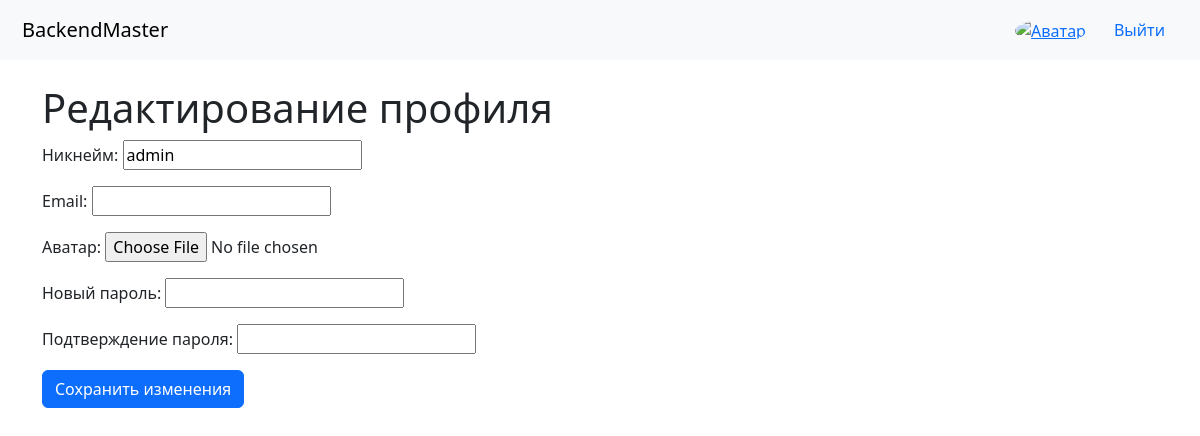
The page /edit-profile/ (signed in) on the database as committed earlier.
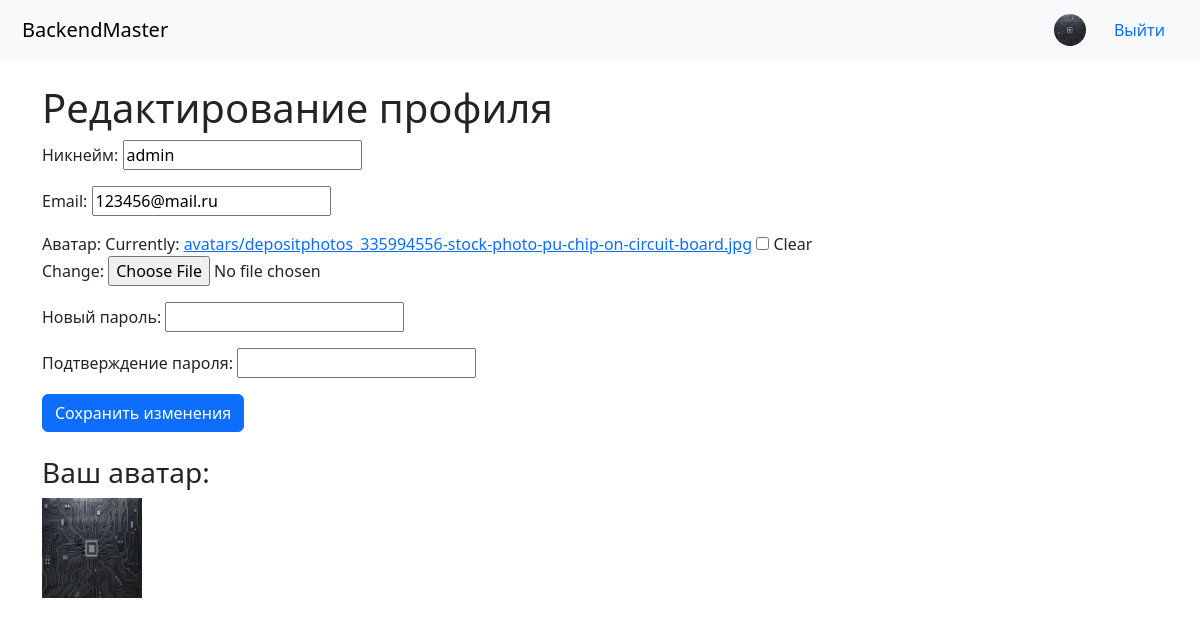
The same page on the database as committed later.
### users/models.py (models this page shows, shortened)
class User(AbstractUser):
    nickname = models.CharField(max_length=50, unique=True, verbose_name="Никнейм", help_text="Будет использоваться как основной логин")
    avatar = models.ImageField(upload_to='avatars/', blank=True, null=True)
    USERNAME_FIELD = 'nickname'
    REQUIRED_FIELDS = ['username', 'email']
    objects = UserManager()

### users/views.py (the view)
# urls.py: path('edit-profile/', views.edit_profile, name='edit_profile'),  # маршрут для редактирования профиля
@login_required
def edit_profile(request):
    if request.method == 'POST':  # если отправлен POST-запрос
        form = ProfileForm(request.POST, request.FILES, instance=request.user)
        if form.is_valid():  # проверяем валидность формы
            user = form.save()  # сохраняем изменения профиля
            update_session_auth_hash(request, user)
            messages.success(request, "Профиль успешно обновлён.")  # сообщаем об успехе
            return redirect('users:profile')  # перенаправляем на страницу профиля
        else:
            messages.error(request, "Пожалуйста, введите корректные данные")  # сообщаем об ошибке
    else:
        form = ProfileForm(instance=request.user)  # при GET-запросе заполняем форму текущими данными
    return render(request, 'users/edit_profile.html', {'form': form})

### users/forms.py (shortened to what this page needs)
class ProfileForm(forms.ModelForm):  # форма редактирования профиля пользователя
    nickname         = forms.CharField(
        max_length=50,
        label="Никнейм"
    )  # поле для никнейма
    email            = forms.EmailField(label="Email")  # поле для e-mail
    password         = forms.CharField(
        label="Новый пароль",
        widget=forms.PasswordInput,
        required=False
    )  # поле для нового пароля (необязательно)
    password_confirm = forms.CharField(
        label="Подтверждение пароля",
        widget=forms.PasswordInput,
        required=False
    )  # поле для подтверждения пароля
    avatar           = forms.ImageField(
        required=False,
        label="Аватар"
    )  # поле для смены аватара
    class Meta:
        model  = User  # модель пользователя
        fields = (
            'nickname',
            'email',
            'avatar',
            'password',
            'password_confirm'
        )  # список полей формы

### templates/users/edit_profile.html (shortened to what this page needs)
{% extends 'base.html' %}
{% block content %}
  <h1>Редактирование профиля</h1>
  <form method="POST" enctype="multipart/form-data">
    {{ form.as_p }}
    <button type="submit" class="btn btn-primary">Сохранить изменения</button>
  </form>
  {% if user.avatar %}
    <div class="mt-4">
      <h3>Ваш аватар:</h3>
      <img src="{{ user.avatar.url }}" alt="Avatar" style="width: 100px; height: 100px;">
    </div>
  {% endif %}
{% endblock %}

### templates/base.html (shortened to what this page needs)
<!DOCTYPE html>
<html lang="en">
<head>
    {% load static %}
    <link href="{% static 'css/bootstrap.css' %}" rel="stylesheet">
</head>
<body>
    <nav class="navbar navbar-light bg-light">
        <div class="container-fluid">
            <a class="navbar-brand" href="{% url 'home' %}">BackendMaster</a>
            <div class="navbar-right">
                {% if user.is_authenticated %}
                    <a href="{% url 'users:profile' %}">
                        {% if user.avatar %}
                            <img src="{{ user.avatar.url }}" alt="Аватар" class="rounded-circle" style="width: 32px; height: 32px; object-fit: cover;">
                        {% else %}
                            <img src="{% static 'images/default-avatar.png' %}" alt="Аватар" class="rounded-circle" style="width: 32px; height: 32px; object-fit: cover;">
                        {% endif %}
                    </a>
                    <form method="POST" action="{% url 'users:logout' %}" style="display: inline;">
                        <button type="submit" class="btn btn-link" style="text-decoration: none;">Выйти</button>
                    </form>
                {% else %}
                    <a href="{% url 'users:login' %}">Войти</a>
                {% endif %}
            </div>
        </div>
    </nav>
    <div class="container mt-4">
        {% block content %}{% endblock %}
    </div>
</body>
</html>

Rows that differ between the two databases and show on the page:
changed User "admin": avatar: picture added; email (not shown) → "123456@mail.ru"
Other text that changed with them:
form field as_p: (not shown) → "☐"
text no longer shown: "Никнейм: Email: Аватар: Новый пароль: Подтверждение пароля:"
text now shown: "Никнейм: Email: Аватар: Currently: avatars/depositphotos_335994556-stock-photo-pu-chip-on-circuit-board.jpg Clear Change: Новый пароль: Подтверждение пароля: Ваш аватар:"
